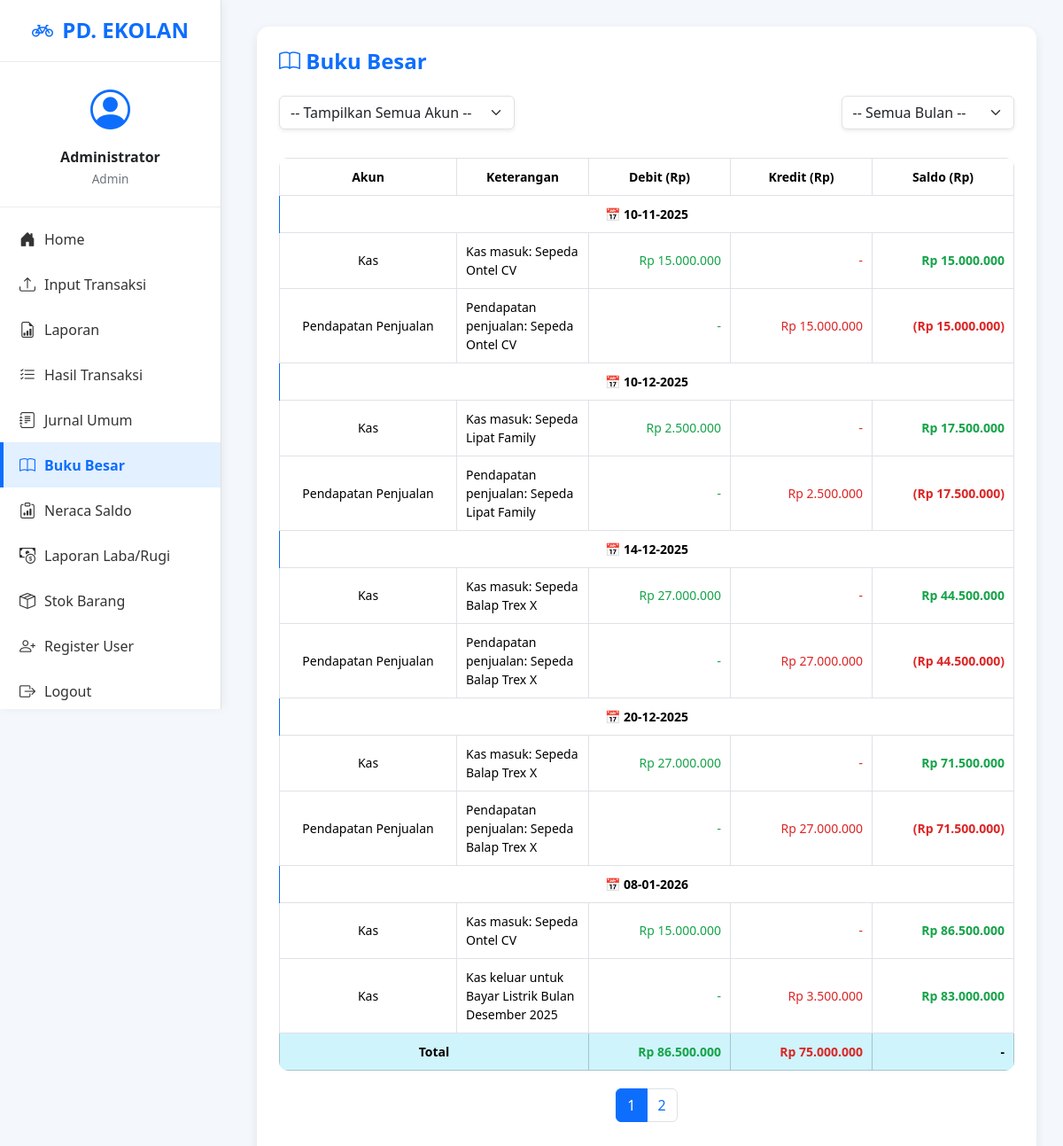
Page /buku_besar.php (signed in) on the committed database.
### tables this page shows
CREATE TABLE `buku_besar` (
  `id` int(11) NOT NULL,
  `tanggal` date NOT NULL,
  `id_akun` int(11) DEFAULT NULL,
  `akun` varchar(100) NOT NULL,
  `keterangan` text DEFAULT NULL,
  `debit` decimal(15,2) DEFAULT 0.00,
  `kredit` decimal(15,2) DEFAULT 0.00,
  `saldo` decimal(15,2) DEFAULT 0.00
);

CREATE TABLE `akun` (
  `id_akun` int(11) NOT NULL,
  `kode_akun` varchar(10) NOT NULL,
  `nama_akun` varchar(100) NOT NULL,
  `jenis_akun` enum('Aktiva','Pasiva','Modal','Pendapatan','Beban') NOT NULL
);

### buku_besar.php (the view, shortened to what this page needs)
<?php
include 'koneksi.php';
$limit = 10;
$page = isset($_GET['page']) ? (int)$_GET['page'] : 1;
$start = ($page - 1) * $limit;
$sql = "
    SELECT b.*, a.nama_akun
    FROM buku_besar b
    JOIN akun a ON b.id_akun = a.id_akun
    WHERE 1=1
";
$sql .= " ORDER BY b.tanggal ASC, b.id ASC LIMIT $start, $limit";
$data = mysqli_query($koneksi, $sql);
$count_sql = "
    SELECT COUNT(*) AS total
    FROM buku_besar b
    JOIN akun a ON b.id_akun = a.id_akun
    WHERE 1=1
";
$total_result = mysqli_query($koneksi, $count_sql);
$total_row = mysqli_fetch_assoc($total_result);
$total_data = $total_row['total'];
$total_pages = ceil($total_data / $limit);
?>
<!DOCTYPE html>
<html lang="id">
<head>
<link href="https://cdn.jsdelivr.net/npm/bootstrap@5.3.3/dist/css/bootstrap.min.css" rel="stylesheet">
<link href="https://cdn.jsdelivr.net/npm/bootstrap-icons/font/bootstrap-icons.css" rel="stylesheet">
</head>
<body>
<?php include 'admin_sidebar.php'; ?>
<div class="content">
    <div class="card">
        <h4 class="mb-4"><i class="bi bi-book"></i> Buku Besar</h4>
        <form method="GET" class="mb-3">
            <div class="row g-3 align-items-center">
                <div class="col-md-4">
                    <select name="id_akun" class="form-select shadow-sm" onchange="this.form.submit()">
                        <option value="">-- Tampilkan Semua Akun --</option>
                    </select>
                </div>
                <div class="col-md-3 ms-auto">
                    <select name="bulan" class="form-select shadow-sm" onchange="this.form.submit()">
                        <option value="">-- Semua Bulan --</option>
                    </select>
                </div>
            </div>
        </form>
        <div class="table-responsive mt-3">
            <table class="table table-bordered align-middle text-center">
                <thead>
                    <tr>
                        <th style="width:200px;">Akun</th>
                        <th>Keterangan</th>
                        <th style="width:160px;">Debit (Rp)</th>
                        <th style="width:160px;">Kredit (Rp)</th>
                        <th style="width:160px;">Saldo (Rp)</th>
                    </tr>
                </thead>
                <tbody>
                <?php
                if (mysqli_num_rows($data) > 0) {
                    $total_debit = 0;
                    $total_kredit = 0;
                    $current_date = '';
                    while ($row = mysqli_fetch_assoc($data)) {
                        $tanggal = date("d-m-Y", strtotime($row['tanggal']));
                        $debit = floatval($row['debit']);
                        $kredit = floatval($row['kredit']);
                        $saldo = floatval($row['saldo']);
                        $total_debit += $debit;
                        $total_kredit += $kredit;
                        if ($tanggal != $current_date) {
                            echo "<tr><td colspan='5' class='date-header'>📅 $tanggal</td></tr>";
                            $current_date = $tanggal;
                        }
                        $keterangan_bersih = preg_replace(['/Trx#\d+/','/#\d+/','/\(.*?\)/'], '', $row['keterangan']);
                        $keterangan_bersih = trim(preg_replace('/\s+/', ' ', $keterangan_bersih));
                        echo "<tr>
                                <td>{$row['nama_akun']}</td>
                                <td class='text-start'>{$keterangan_bersih}</td>
                                <td class='text-end text-success'>".($debit ? 'Rp '.number_format($debit,0,',','.') : '-')."</td>
                                <td class='text-end text-danger'>".($kredit ? 'Rp '.number_format($kredit,0,',','.') : '-')."</td>
                                <td class='text-end fw-semibold ".($saldo >= 0 ? 'text-success' : 'text-danger')."'>"
                                .($saldo >= 0 ? 'Rp '.number_format($saldo,0,',','.') : '(Rp '.number_format(abs($saldo),0,',','.').')')."
                                </td>
                              </tr>";
                    }
                    echo "<tr class='fw-bold table-info text-end'>
                            <td colspan='2' class='text-center'>Total</td>
                            <td class='text-success'>Rp ".number_format($total_debit,0,',','.')."</td>
                            <td class='text-danger'>Rp ".number_format($total_kredit,0,',','.')."</td>
                            <td>-</td>
                          </tr>";
                } else {
                    echo "<tr><td colspan='5' class='text-center text-muted py-4'>Belum ada data Buku Besar yang tersedia.</td></tr>";
                }
                ?>
                </tbody>
            </table>
            <?php if ($total_pages > 1): ?>
                <nav>
                    <ul class="pagination">
                        <?php for ($i = 1; $i <= $total_pages; $i++): ?>
                            <?php
                                $active = ($i == $page) ? 'active' : '';
                                $query_str = http_build_query(array_merge($_GET, ['page' => $i]));
                            ?>
                            <li class="page-item <?= $active; ?>">
                                <a class="page-link" href="?<?= $query_str; ?>"><?= $i; ?></a>
                            </li>
                        <?php endfor; ?>
                    </ul>
                </nav>
            <?php endif; ?>
        </div>
    </div>
</div>
</body>
</html>

### buku_besar.php (style rules this page uses)
body { background-color: #f4f7fb; font-family: 'Segoe UI', sans-serif; }
.content { margin-left: 260px; padding: 30px; }
.card { border: none; border-radius: 14px; box-shadow: 0 4px 12px rgba(0,0,0,.08); padding: 25px; }
h4 { color: #0d6efd; font-weight: 600; }
.table { border-radius: 10px; overflow: hidden; }
.table thead { background-color: #e3f2fd; }
.table td, .table th { vertical-align: middle; font-size: 14px; padding: 10px; }
.text-success { color: #16a34a !important; }
.text-danger { color: #dc2626 !important; }
.date-header { background: #eef6ff; color: #0d6efd; font-weight: 600; padding: 8px 12px; border-left: 4px solid #0d6efd; margin-top: 20px; margin-bottom: 10px; border-radius: 6px; }
.pagination { justify-content: center; margin-top: 20px; }

### rows in the picture
buku_besar: tanggal "10-11-2025", id_akun.nama_akun "Kas", keterangan "Kas masuk: Sepeda Ontel CV", debit "15.000.000", saldo "15.000.000"
buku_besar: id_akun.nama_akun "Pendapatan Penjualan", keterangan "Pendapatan penjualan: Sepeda Ontel CV", kredit "15.000.000", saldo "15.000.000"
buku_besar: tanggal "10-12-2025", id_akun.nama_akun "Kas", keterangan "Kas masuk: Sepeda Lipat Family", debit "2.500.000", saldo "17.500.000"
buku_besar: id_akun.nama_akun "Pendapatan Penjualan", keterangan "Pendapatan penjualan: Sepeda Lipat Family", kredit "2.500.000", saldo "17.500.000"
buku_besar: tanggal "14-12-2025", id_akun.nama_akun "Kas", keterangan "Kas masuk: Sepeda Balap Trex X", debit "27.000.000", saldo "44.500.000"
buku_besar: id_akun.nama_akun "Pendapatan Penjualan", keterangan "Pendapatan penjualan: Sepeda Balap Trex X", kredit "27.000.000", saldo "44.500.000"
buku_besar: tanggal "20-12-2025", id_akun.nama_akun "Kas", keterangan "Kas masuk: Sepeda Balap Trex X", debit "27.000.000", saldo "71.500.000"
buku_besar: id_akun.nama_akun "Pendapatan Penjualan", keterangan "Pendapatan penjualan: Sepeda Balap Trex X", kredit "27.000.000", saldo "71.500.000"
buku_besar: tanggal "08-01-2026", id_akun.nama_akun "Kas", keterangan "Kas masuk: Sepeda Ontel CV", debit "15.000.000", saldo "86.500.000"
buku_besar: id_akun.nama_akun "Kas", keterangan "Kas keluar untuk Bayar Listrik Bulan Desember 2025", kredit "3.500.000", saldo "83.000.000"

### other values in the picture
$_SESSION['nama'] "Administrator"
$_SESSION['level'] "Admin"
$total_debit "86.500.000"
$total_kredit "75.000.000"
